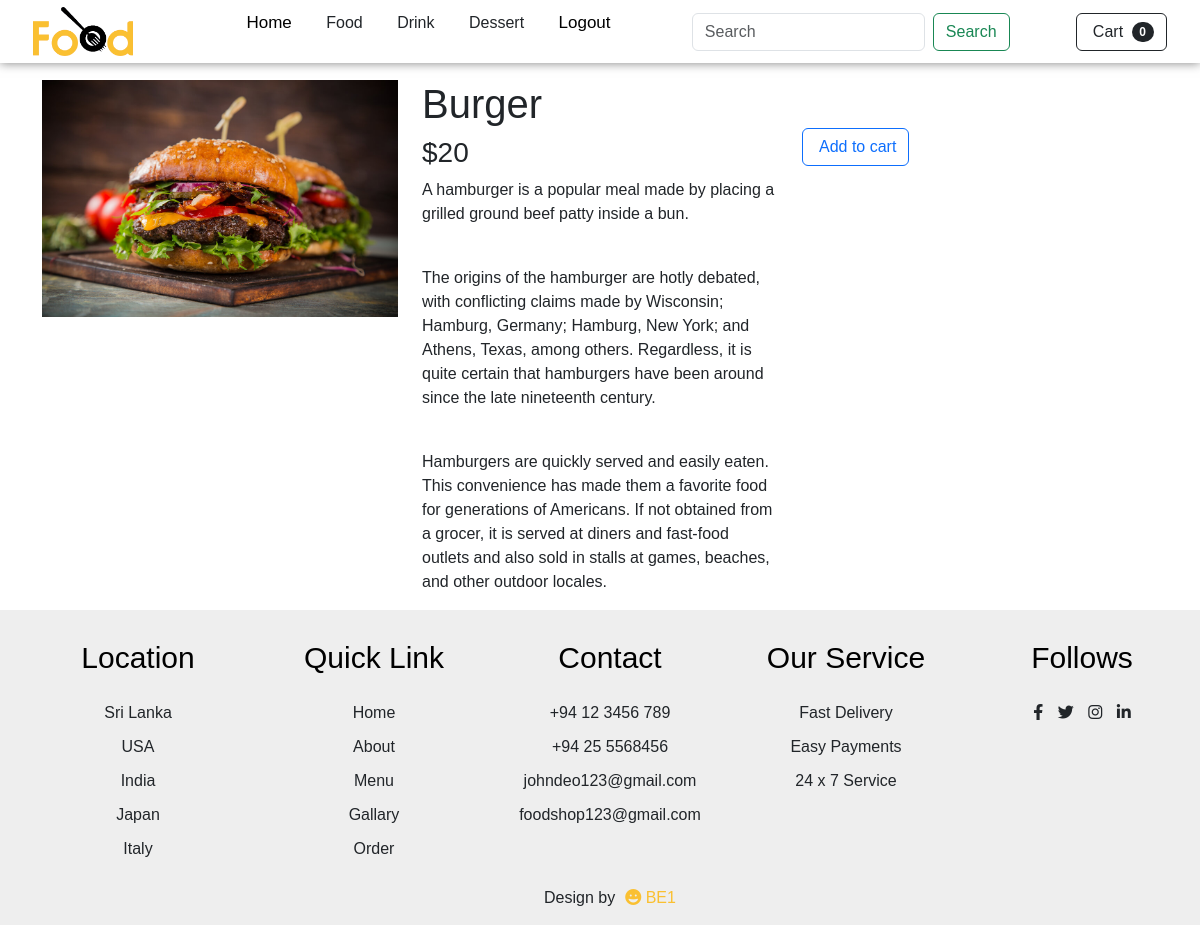
Screenshot of /product.php?id=1 with the database file from the repository.
### tables this page shows
CREATE TABLE IF NOT EXISTS `categories` (
  `id` int NOT NULL AUTO_INCREMENT,
  `name` varchar(255) NOT NULL,
  PRIMARY KEY (`id`)
);

CREATE TABLE IF NOT EXISTS `products` (
  `id` int NOT NULL AUTO_INCREMENT,
  `name` varchar(255) NOT NULL,
  `price` int NOT NULL,
  `description` text NOT NULL,
  `image` varchar(255) NOT NULL,
  PRIMARY KEY (`id`)
);

### app/models/Template.php (called while the page is built, shortened)
<?php
class Template
{
    public function view($view, $data = []) {
        extract($data);
        include BASE_PATH . 'app/views/' . $view . '.php';
    }
    public function render($view, $data = []) {
        extract($data);
        include BASE_PATH . 'app/views/blocks/' . $view . '.php';
        return ob_get_clean();
    }
}

### product.php (called while the page is built, shortened)
<?php
require_once 'config/database.php';
if (isset($_GET['id'])) {
    $id = $_GET['id'];
    $productModel = new Product();
    $product = $productModel->getProductById($id);
}
$template = new Template();
$data = [
    'title' => $product['name'],
    'slot'  => $template->render('product-detail', ['product' => $product] )
];
$template->view('layout-category', $data);

### app/models/Product.php (called while the page is built, shortened)
<?php
class Product extends Database
{
    public function getProductById($id)
    {
        $sql = parent::$connection->prepare('SELECT * FROM `products` WHERE `id`=?');
        $sql->bind_param('i', $id);
        return parent::select($sql)[0];
    }
}

### app/models/Database.php (called while the page is built, shortened)
<?php
class Database
{
    public function select($sql) {
        $sql->execute();
        $items = $sql->get_result()->fetch_all(MYSQLI_ASSOC);
        return $items;
    }
}

### app/models/Category.php (called while the page is built, shortened)
<?php
class Category extends Database
{
    public function getAllCategories()
    {
        $sql = parent::$connection->prepare('SELECT * FROM `categories`');
        return parent::select($sql);
    }
}

### functions.php (called while the page is built, shortened)
<?php
function getCartItemCount() {
    $cartItemCount = 0;
    return $cartItemCount;
}
?>

### app/views/layout-category.php (the view, shortened to what this page needs)
<?php
$categoryModel = new Category();
$categories = $categoryModel->getAllCategories();
require_once "functions.php";
?>
<!DOCTYPE html>
<html lang="en">
<head>
    <link rel="stylesheet" href="https://cdnjs.cloudflare.com/ajax/libs/font-awesome/6.1.1/css/all.min.css" />
    <link rel="stylesheet" href="public/css/style.css">
    <link href="https://cdn.jsdelivr.net/npm/bootstrap@5.3.2/dist/css/bootstrap.min.css" rel="stylesheet">
</head>
<body>
<section id="Home" style="height: 10vh;">
    <nav>
        <div class="logo">
            <img src="public/img/logo.png" alt="" href="index.php">
        </div>
        <ul>
            <li><a href="home.php">Home</a></li>
            <?php
                    foreach ($categories as $category) :
                    ?>
                        <li class="nav-item">
                            <a class="nav-link" href="category.php?id=<?php echo $category['id'] ?>"><?php echo $category['name'] ?></a>
                        </li>
                    <?php
                    endforeach
                    ?>
            <li><a href="login.php">Logout</a></li>
        </ul>
        <form class="d-flex" role="search" action="search.php" method="get">
                    <input class="form-control me-2" type="search" placeholder="Search" aria-label="Search" name="q">
                    <button class="btn btn-outline-success" type="submit">Search</button>
                </form>
                <form class="d-flex" action="shop_cart.php">
                    <button class="btn btn-outline-dark" type="submit">
                        Cart
                        <span class="badge bg-dark text-white ms-1 rounded-pill"><?php echo getCartItemCount(); ?></span>
                    </button>
                </form>
    </nav>
</section>
<?php
    if (!empty($slot)) {
        echo $slot;
    }
    ?>
<footer>
    <div class="footer_main">
        <div class="footer_tag">
            <h2>Location</h2>
            <p>Sri Lanka</p>
            <p>USA</p>
            <p>India</p>
            <p>Japan</p>
            <p>Italy</p>
        </div>
        <div class="footer_tag">
            <h2>Quick Link</h2>
            <p>Home</p>
            <p>About</p>
            <p>Menu</p>
            <p>Gallary</p>
            <p>Order</p>
        </div>
        <div class="footer_tag">
            <h2>Contact</h2>
            <p>+94 12 3456 789</p>
            <p>+94 25 5568456</p>
            <p>johndeo123@gmail.com</p>
            <p>foodshop123@gmail.com</p>
        </div>
        <div class="footer_tag">
            <h2>Our Service</h2>
            <p>Fast Delivery</p>
            <p>Easy Payments</p>
            <p>24 x 7 Service</p>
        </div>
        <div class="footer_tag">
            <h2>Follows</h2>
            <i class="fa-brands fa-facebook-f"></i>
            <i class="fa-brands fa-twitter"></i>
            <i class="fa-brands fa-instagram"></i>
            <i class="fa-brands fa-linkedin-in"></i>
        </div>
    </div>
    <p class="end">Design by<span><i class="fa-solid fa-face-grin"></i> BE1</span></p>
</footer>
</body>
</html>

### app/views/blocks/product-detail.php (shortened to what this page needs)
<div class="container">
    <div class="row">
        <div class="col-md">
            <img src="public/img/<?php echo $product['image'] ?>" alt="" class="img-fluid">
        </div>
        <div class="col-md">
            <h1><?php echo $product['name'] ?></h1>
            <h3>$<?php echo $product['price'] ?></h3>
            <?php echo $product['description'] ?>
        </div>
        <div class="col-md">
        <div class="d-grid gap-2 mt-5">
                    <form method="post" action="add_to_cart.php" >
                        <button class="btn btn-outline-primary" type="submit" name="addToCart">
                            Add to cart
                        </button>
                    </form>
                </div>
        </div>
    </div>
</div>

### public/css/style.css (style rules this page uses)
* { margin: 0; padding: 0; box-sizing: border-box; font-family: sans-serif; }
html { scroll-behavior: smooth; }
section { width: 100%; height: 100vh; }
section nav { display: flex; justify-content: space-around; align-items: center; position: fixed; right: 0; left: 0; background: white; box-shadow: 0 0 10px rgba(0,0,0,0.5); z-index: 1000; }
section nav .logo img { width: 100px; cursor: pointer; margin: 7px 0; }
section nav ul { list-style: none; }
section nav ul li { display: inline-block; margin: 0 15px; }
section nav ul li a { text-decoration: none; color: #000; font-weight: 500; font-size: 17px; transition: 0.1s; }
section nav ul li a::after { content: ''; width: 0; height: 2px; background: #fac031; display: block; transition: 0.2s linear; }
footer { width: 100%; padding: 30px 0 0 20px; background: #eeeeee; }
footer .footer_main { display: grid; grid-template-columns: 1fr 1fr 1fr 1fr 1fr; }
footer .footer_main .footer_tag { text-align: center; }
footer .footer_main .footer_tag h2 { color: #000; margin-bottom: 25px; font-size: 30px; }
footer .footer_main .footer_tag p { margin: 10px 0; }
footer .footer_main .footer_tag i { margin: 0 5px; cursor: pointer; }
footer .end { display: flex; align-items: center; justify-content: center; padding: 15px; }
footer .end span { color: #fac031; margin-left: 10px; }

### rows the page displays
categories: name "Food"
categories: name "Drink"
categories: name "Dessert"
products: image (picture), name "Burger", price "20", description "A hamburger is a popular meal made by placing a grilled ground beef patty inside a bun. The origins of the hamburger are hotly debated, with conflicting claims made by Wisconsin; Hamburg, Germany; Hamburg, New York; and Athens, Texas, among others. Regardless, it is quite certain that hamburgers have been around since the late nineteenth century. Hamburgers are quickly served and easily eaten. This convenience has made them a favorite food for generations of Americans. If not obtained from a grocer, it is served at diners and fast-food outlets and also sold in stalls at games, beaches, and other outdoor locales."

### other values shown
getCartItemCount() "0"
